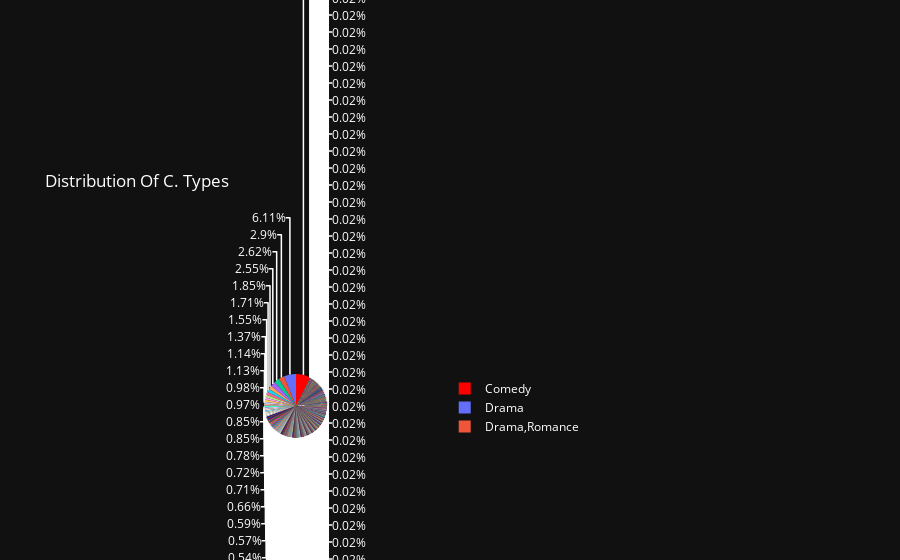

Notebook cell for this chart:
### Code cell
movie_counts = df['genre'].value_counts()
fig = go.Figure(data=go.Pie(labels=movie_counts.index, values=movie_counts.values))
fig.update_layout(
    plot_bgcolor='rgb(17, 17, 17)',  
    paper_bgcolor='rgb(17, 17, 17)',  
    font_color='white', 
    title='Distribution Of C. Types',  
    
)
fig.update_traces(marker=dict(colors=['red']))
fig.show()

### Figure 1 — Plotly figure (JSON) as saved in the notebook; plotly's stock layout.template omitted (floating-point values rounded to 4 significant figures; data arrays with more than 128 entries replaced by an {"elided": "..."} marker saying what was removed)
{"data": [{"labels": {"elided": "2124 str values"}, "marker": {"colors": ["red"]}, "type": "pie", "values": {"elided": "2124 int values"}}], "layout": {"font": {"color": "white"}, "paper_bgcolor": "rgb(17, 17, 17)", "plot_bgcolor": "rgb(17, 17, 17)", "title": {"text": "Distribution Of C. Types"}}}
